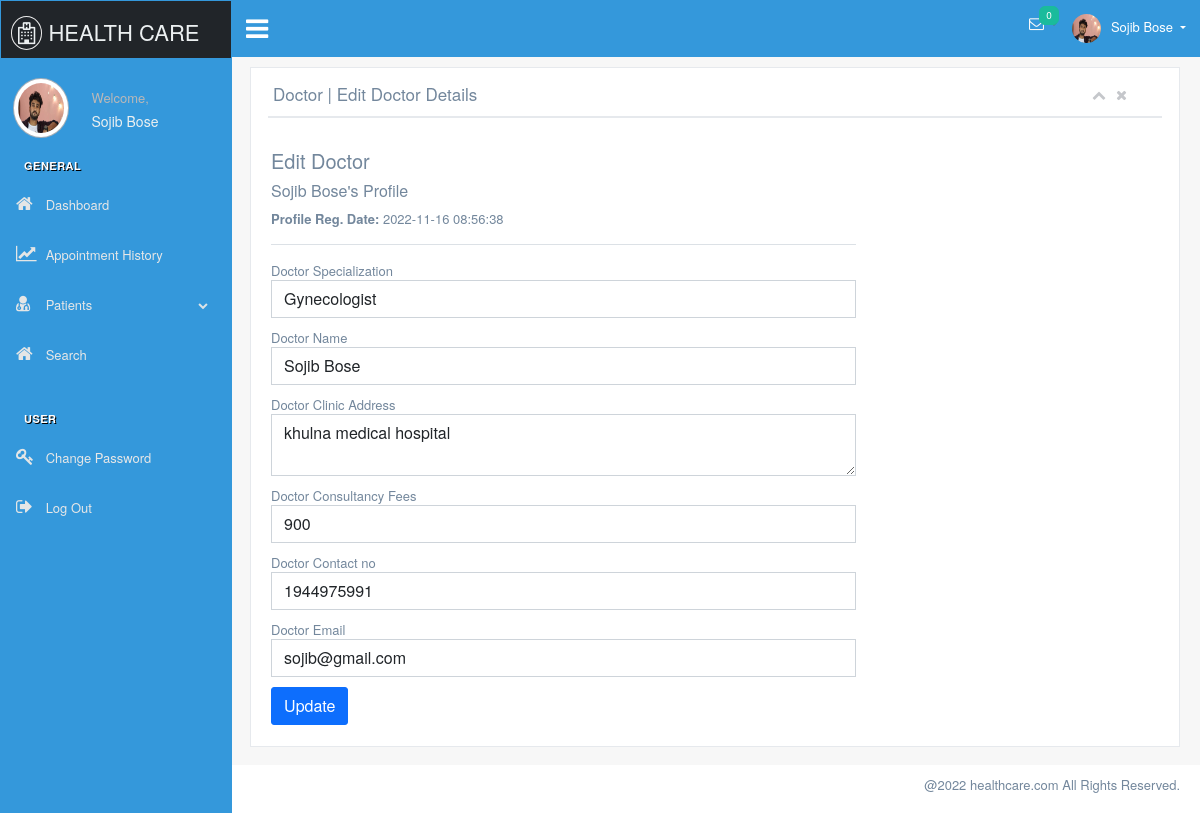
/doctor/edit-profile.php (signed in), run on the app's committed database.
### tables this page shows
CREATE TABLE `doctors` (
  `id` int(11) NOT NULL,
  `specilization` int(11) DEFAULT NULL,
  `doctorName` varchar(255) DEFAULT NULL,
  `address` longtext DEFAULT NULL,
  `docFees` int(11) DEFAULT NULL,
  `contactno` bigint(11) DEFAULT NULL,
  `docEmail` varchar(255) DEFAULT NULL,
  `password` varchar(255) DEFAULT NULL,
  `pp` varchar(100) DEFAULT 'demo.jpg',
  `qual` varchar(300) DEFAULT NULL,
  `about` longtext DEFAULT NULL,
  `creationDate` timestamp NULL DEFAULT current_timestamp(),
  `updationDate` timestamp NULL DEFAULT NULL ON UPDATE current_timestamp()
);

CREATE TABLE `doctorspecilization` (
  `id` int(11) NOT NULL,
  `specilization` varchar(255) DEFAULT NULL,
  `fee` int(11) DEFAULT NULL,
  `dis` longtext DEFAULT NULL,
  `img` varchar(100) DEFAULT NULL,
  `creationDate` timestamp NULL DEFAULT current_timestamp(),
  `updationDate` timestamp NULL DEFAULT NULL ON UPDATE current_timestamp()
);

### doctor/edit-profile.php (the view, shortened to what this page needs)
<!DOCTYPE html>
<html lang="en">
<head>
	<?php include 'include/head.php'; ?>
<body class="nav-md">
	<?php include('include/header.php'); ?>
	<div class="row margin-top-30">
		<div class="col-lg-8 col-md-12">
			<div class="panel panel-white">
				<div class="panel-heading">
					<h5 class="panel-title">Edit Doctor</h5>
				</div>
				<div class="panel-body">
					<?php $sql = mysqli_query($con, "select * from doctors where docEmail='" . $_SESSION['dlogin'] . "'");
					while ($data = mysqli_fetch_array($sql)) {
						$did = $data['specilization'];
					?>
						<h4><?php echo htmlentities($data['doctorName']); ?>'s Profile</h4>
						<p><b>Profile Reg. Date: </b><?php echo htmlentities($data['creationDate']); ?></p>
						<hr />
						<form role="form" name="adddoc" method="post" onSubmit="return valid();">
							<div class="form-group">
								<label for="DoctorSpecialization">
									Doctor Specialization
								</label>
								<select name="Doctorspecialization" class="form-control" required="required">
									<?php $ret = mysqli_query($con, "select * from doctorspecilization");
									while ($row = mysqli_fetch_array($ret)) {
									?>
										<option <?php if ($row['id'] == $did) {
													echo "selected";
												} ?> value="<?php echo htmlentities($row['id']); ?>">
											<?php echo htmlentities($row['specilization']); ?>
										</option>
									<?php } ?>
								</select>
							</div>
							<div class="form-group">
								<label for="doctorname">
									Doctor Name
								</label>
								<input type="text" name="docname" class="form-control" value="<?php echo htmlentities($data['doctorName']); ?>">
							</div>
							<div class="form-group">
								<label for="address">
									Doctor Clinic Address
								</label>
								<textarea name="clinicaddress" class="form-control"><?php echo htmlentities($data['address']); ?></textarea>
							</div>
							<div class="form-group">
								<label for="fess">
									Doctor Consultancy Fees
								</label>
								<input type="text" name="docfees" class="form-control" required="required" value="<?php echo htmlentities($data['docFees']); ?>">
							</div>
							<div class="form-group">
								<label for="fess">
									Doctor Contact no
								</label>
								<input type="text" name="doccontact" class="form-control" required="required" value="<?php echo htmlentities($data['contactno']); ?>">
							</div>
							<div class="form-group">
								<label for="fess">
									Doctor Email
								</label>
								<input type="email" name="docemail" class="form-control" readonly="readonly" value="<?php echo htmlentities($data['docEmail']); ?>">
							</div>
						<?php } ?>
						<button type="submit" name="submit" class="btn btn-o btn-primary">
							Update
						</button>
						</form>
				</div>
			</div>
		</div>
	</div>
	<?php include('include/footer.php'); ?>
</body>
</html>

### data on the page
doctors: doctorName "Sojib Bose", creationDate "2022-11-16 08:56:38", Doctorspecialization "Gynecologist", docname "Sojib Bose", clinicaddress "khulna medical hospital", docfees "900", doccontact "1944975991", docemail "sojib@gmail.com"

### other printed values
$_SESSION['doctorName'] "Sojib Bose"
$span "0"
$page_title "Doctor | Edit Doctor Details"
